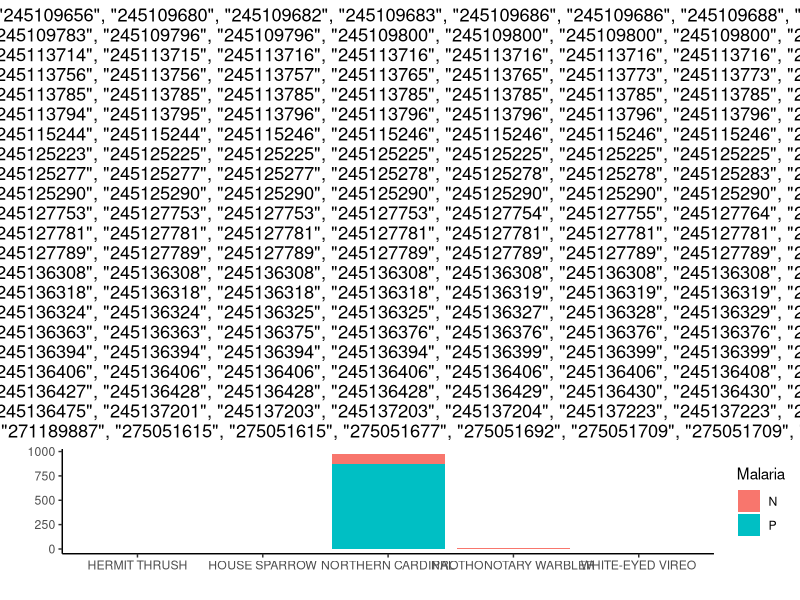
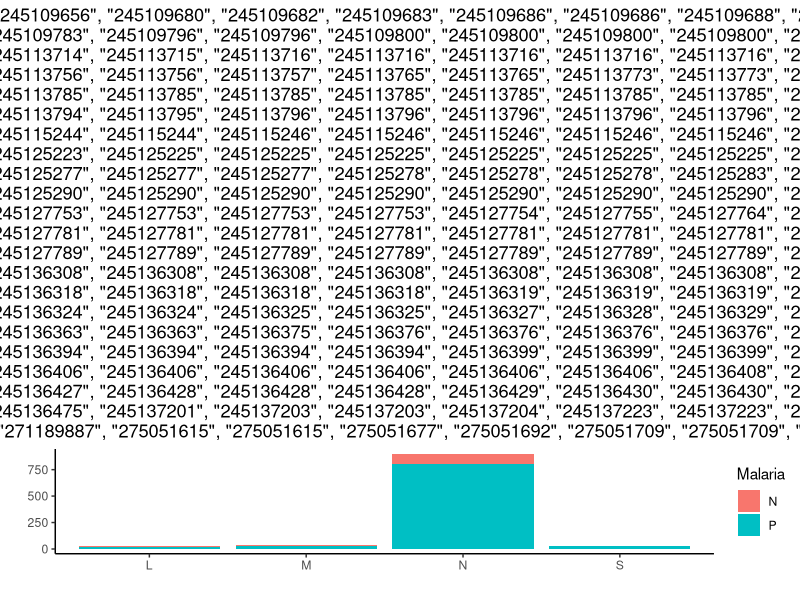
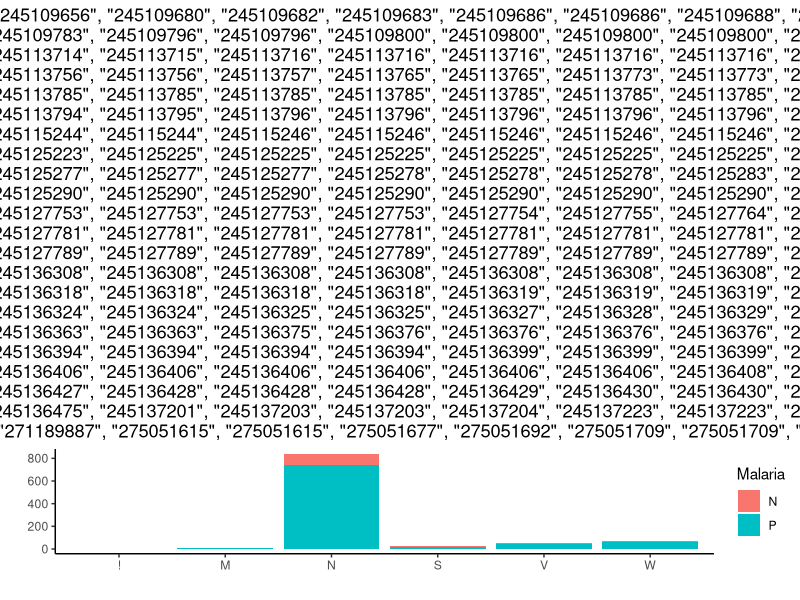
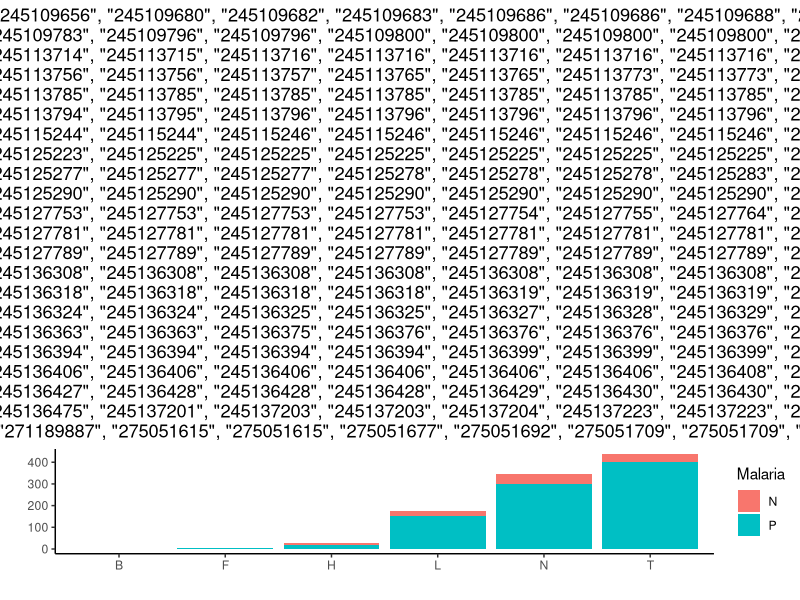
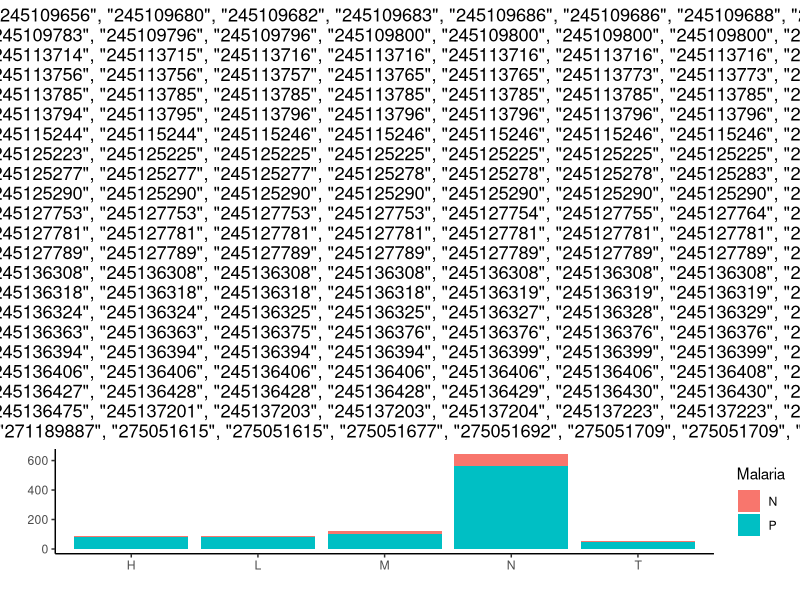
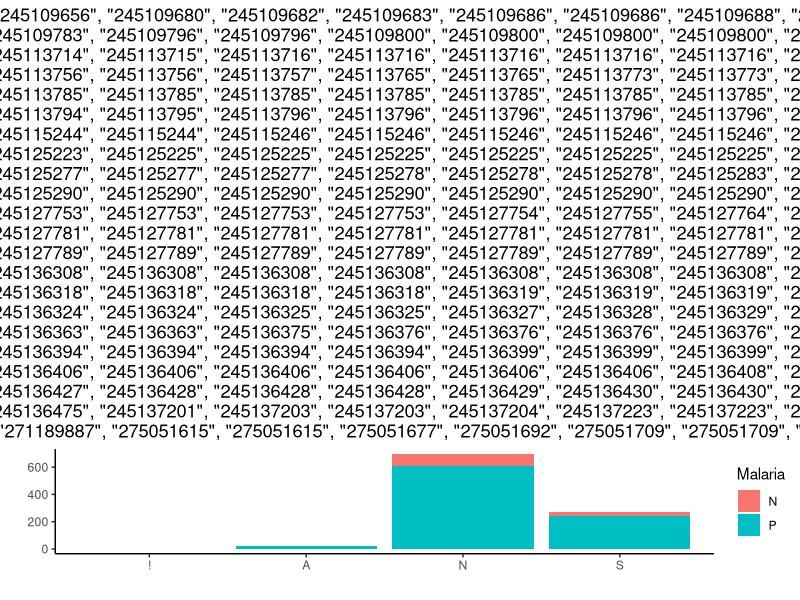
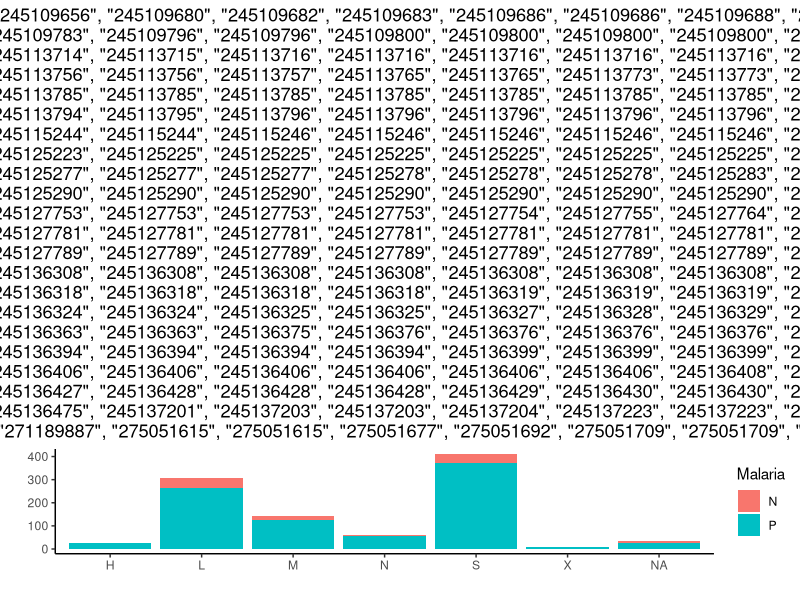
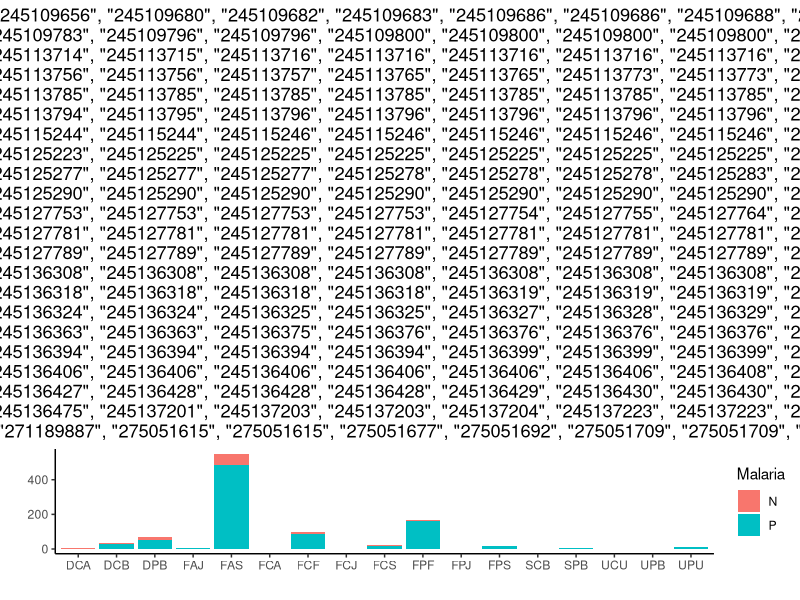

Generate these figures, in order, with R: (Note: this script raises an error after producing the figures.)
#libraries

library(readr)
library(stringr)
library(ggplot2)
library(tidyverse)
library(reshape2)
library(plyr)
library(dplyr)

#reading in dataframes

labo.prime<-read_csv("labo database malaria.csv")
blood.prime<-read_csv("Blood.csv")
PCR.prime<-read_csv("PCR.csv")

#subsetting out NAs in the Blood column of labo.prime

NAs.labo<-labo.prime[is.na(labo.prime$Blood),]
IDs<-unique(labo.prime$IDBirdBandingData)
IDs2<-unique(NAs.labo$IDBirdBandingData)
t<-IDs %in% IDs2
t2<-data.frame("IDs"=IDs,"test"=t)
w<-t2[t2$test==FALSE,]
w2<-w$IDs
new.labo<-labo.prime[labo.prime$IDBirdBandingData %in% w2,]

#subsetting out birds for which blood was taken in new.labo

blood.labo<-new.labo[new.labo$Blood=="Y",]

#subsetting out NAs in the FieldCode column in blood.prime

NAs.blood<-blood.prime[is.na(blood.prime$FieldCode),]
bandnumbers<-blood.prime$BandNumber
bandnumbers2<-NAs.blood$BandNumber
t.blood<-bandnumbers %in% bandnumbers2
t2.blood<-data.frame("BandNumbers"=bandnumbers,"test"=t.blood)
w.blood<-t2.blood[t2.blood$test==FALSE,]
w2.blood<-w.blood$BandNumbers
new.blood<-blood.prime[blood.prime$BandNumber %in% w2.blood,]

#cleaning PCR.prime

PCR.prime$TakeOrLeave<-NA
test<-function(x)ifelse(test=str_detect(x,"SMD"),yes="take",no="leave")
for(i in 1:nrow(PCR.prime)){
  PCR.prime[i,]$TakeOrLeave<-test(PCR.prime[i,]$FieldPrefix)
}
new.PCR<-PCR.prime[PCR.prime$TakeOrLeave=="take",]
new.PCR$TakeOrLeave<-NULL

#creating FieldCode column in new.PCR

new.PCR$FieldCode<-NA
for(i in 1:nrow(new.PCR)){
  if(nchar(new.PCR[i,]$FieldID)>=2){
  new.PCR[i,]$FieldCode<-str_c(new.PCR[i,]$FieldPrefix,new.PCR[i,]$FieldID,sep="")
  }else{
    new.PCR[i,]$FieldCode<-str_c(new.PCR[i,]$FieldPrefix,new.PCR[i,]$FieldID,sep="0")}
}
new.PCR<-new.PCR[1:540,]
new.PCR<-new.PCR[c(1:354,399:540),]

#comparing field codes between new.PCR and new.blood

analyzedblood<-new.PCR$FieldCode
matched.blood<-new.blood[new.blood$FieldCode %in% analyzedblood,]

#merging new.PCR and matched.blood

order.blood<-matched.blood[order(matched.blood$FieldCode),]
order.PCR<-new.PCR[order(new.PCR$FieldCode),]
testmerge<-merge(order.blood,order.PCR)
order.merge<-testmerge[order(testmerge$FieldCode),]

#comparing band numbers between order.merge and blood.labo

bledbands<-order.merge$BandNumber
matched.labo<-blood.labo[blood.labo$BandNumber %in% bledbands,]
order.labo<-matched.labo[order(matched.labo$BandNumber),]
order.merge<-order.merge[order(order.merge$BandNumber),]

#merging order.merge and order.labo

merge.prime<-merge(order.merge,order.labo,by="BandNumber")
merge.prime<- merge.prime %>% dplyr::rename(Malaria=Results)

#cleaning and saving final dataset

merge.cleaned<-{subset(merge.prime,select=c(BandNumber,FieldCode,Station,
                                            Malaria,IDBirdBandingData,SpeciesName,
                                            CP,BP,Fat,BodyMolt,FFMolt,
                                            FFWear,RightWing,LeftWing,
                                            CycleCode,Age,Sex,Weight,
                                            CaptureTime))
}

write.csv(merge.cleaned,"IntroR_Grad_Project\\FinalDataSet.csv", row.names = FALSE)

#subsetting and melting merge.cleaned for graphing

merge.bar<-subset(merge.cleaned,select=-c(RightWing,LeftWing,Weight,CaptureTime))
merge.hist<-subset(merge.cleaned,select=-c(CP,BP,Fat,BodyMolt,FFMolt,FFWear,
                                           CycleCode,Age,Sex,CaptureTime,LeftWing))

bar.melt<-melt(merge.bar,id=c("BandNumber","FieldCode","Station","Malaria","IDBirdBandingData"))
hist.melt<-melt(merge.hist,id=c("BandNumber","FieldCode","Station","Malaria","IDBirdBandingData","SpeciesName"))
hist.melt<-na.omit(hist.melt)

#graphing bar.melt and hist.melt 

dir.create("birdgraphs")

ddply(.data=bar.melt,.variables=c("variable"),function(x){
  ggplot(data=x,aes(x=value))+geom_bar(position="stack",aes(fill=Malaria))+
    ggtitle(unique(x))+ylab("")+theme_classic()+
    theme(plot.title = element_text(hjust = 0.5))+xlab("")
  
  ggsave(filename = paste0('birdgraphs/',unique(x$variable)),device='png') 
})

ddply(.data=hist.melt,.variables=c("variable"),function(x){
  
  ggplot(data=x,aes(x="value"))+geom_histogram(position="stack",aes(fill=Malaria))+
    ggtitle(unique(x))+ylab("")+theme_classic()+
    theme(plot.title = element_text(hjust = 0.5))+xlab("")
  
  ggsave(filename = paste0('birdgraphs/',unique(x$variable)),device="png")
})
